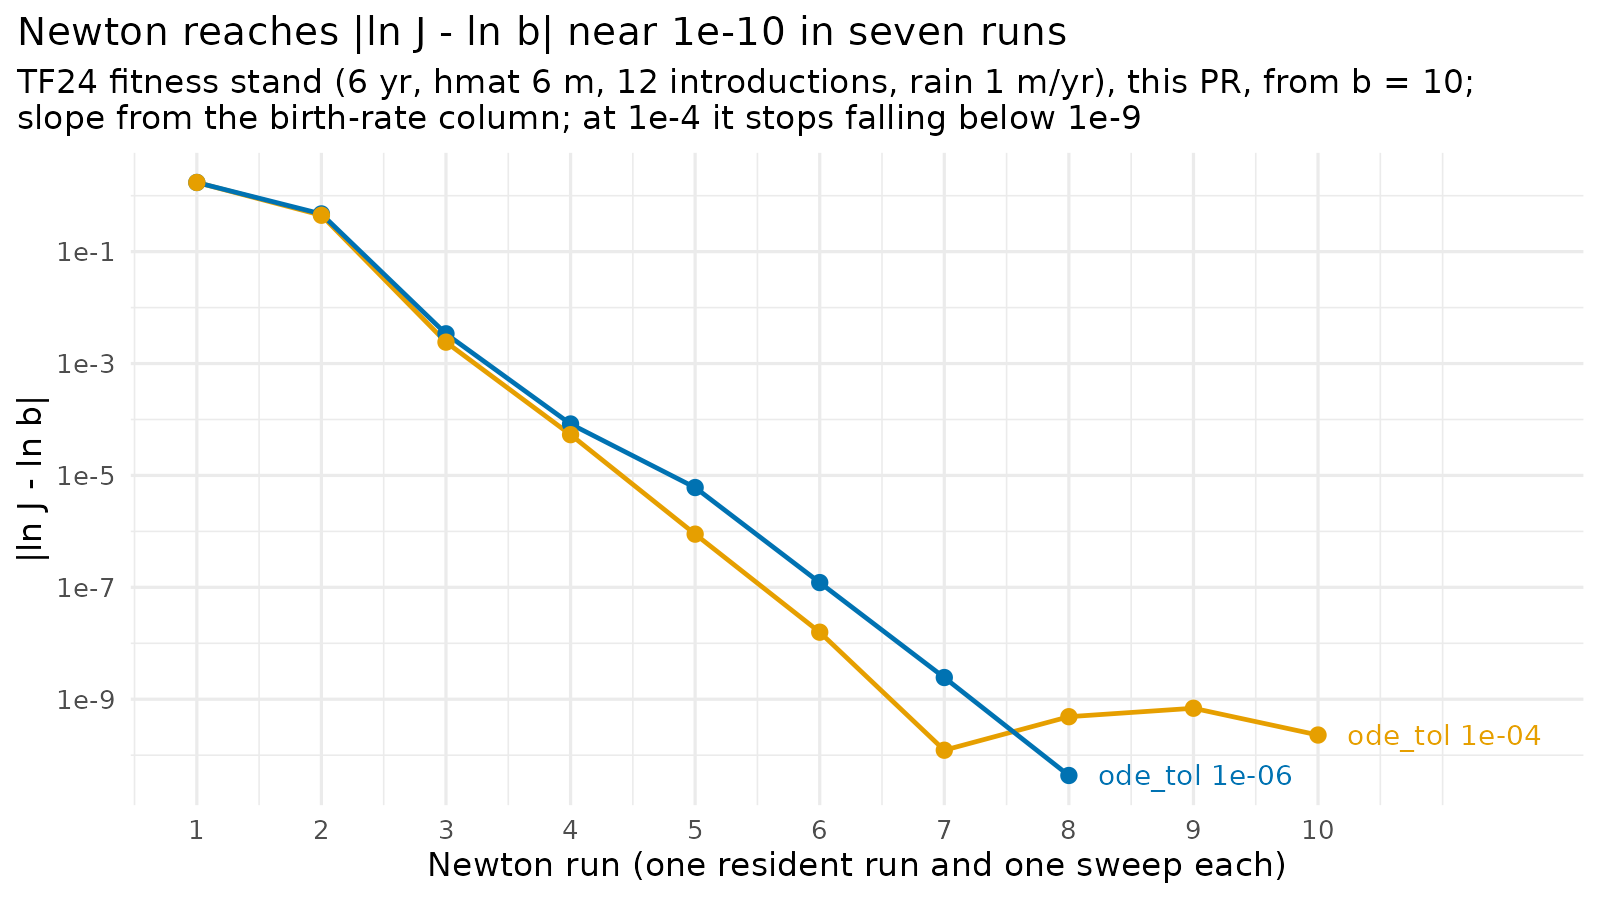

The R source for this figure:
# plant-116: Newton's |ln J - ln b| per run, from newton.csv (newton-run.R on B95).
library(ggplot2)
here <- "/home/user/plant-dev/docs/prs/v2/figures/plant-116"
d <- read.csv(file.path(here, "newton.csv"))
d$tol <- factor(sprintf("ode_tol %.0e", d$tol), levels = c("ode_tol 1e-04", "ode_tol 1e-06"))
last <- do.call(rbind, lapply(split(d, d$tol), function(x) x[nrow(x), ]))
pal <- c("ode_tol 1e-04" = "#E69F00", "ode_tol 1e-06" = "#0072B2")
p <- ggplot(d, aes(run, abs(excess), colour = tol)) +
  geom_line(linewidth = 0.8) + geom_point(size = 2.2) +
  geom_text(data = last, aes(label = tol), hjust = -0.15, size = 3.6, show.legend = FALSE) +
  scale_y_log10(breaks = 10^seq(-11, 1, 2), labels = function(x) sprintf("1e%d", round(log10(x)))) +
  scale_x_continuous(breaks = 1:10, limits = c(1, 11.6)) +
  scale_colour_manual(values = pal, guide = "none") +
  labs(x = "Newton run (one resident run and one sweep each)", y = "|ln J - ln b|",
       title = "Newton reaches |ln J - ln b| near 1e-10 in seven runs",
       subtitle = paste("TF24 fitness stand (6 yr, hmat 6 m, 12 introductions, rain 1 m/yr), this PR, from b = 10;",
                        "\nslope from the birth-rate column; at 1e-4 it stops falling below 1e-9")) +
  theme_minimal(base_size = 12) + theme(plot.background = element_rect(fill = "white", colour = NA), plot.title.position = "plot")
ragg::agg_png(file.path(here, "newton.png"), width = 8, height = 4.5, units = "in", res = 200)
print(p); invisible(dev.off())
x <- d$excess[d$tol == "ode_tol 1e-06"]; r <- abs(x[-1] / x[-length(x)])
cat("ratio of successive |ln J - ln b| at 1e-6:", sprintf("%.3f", r), "\n")
